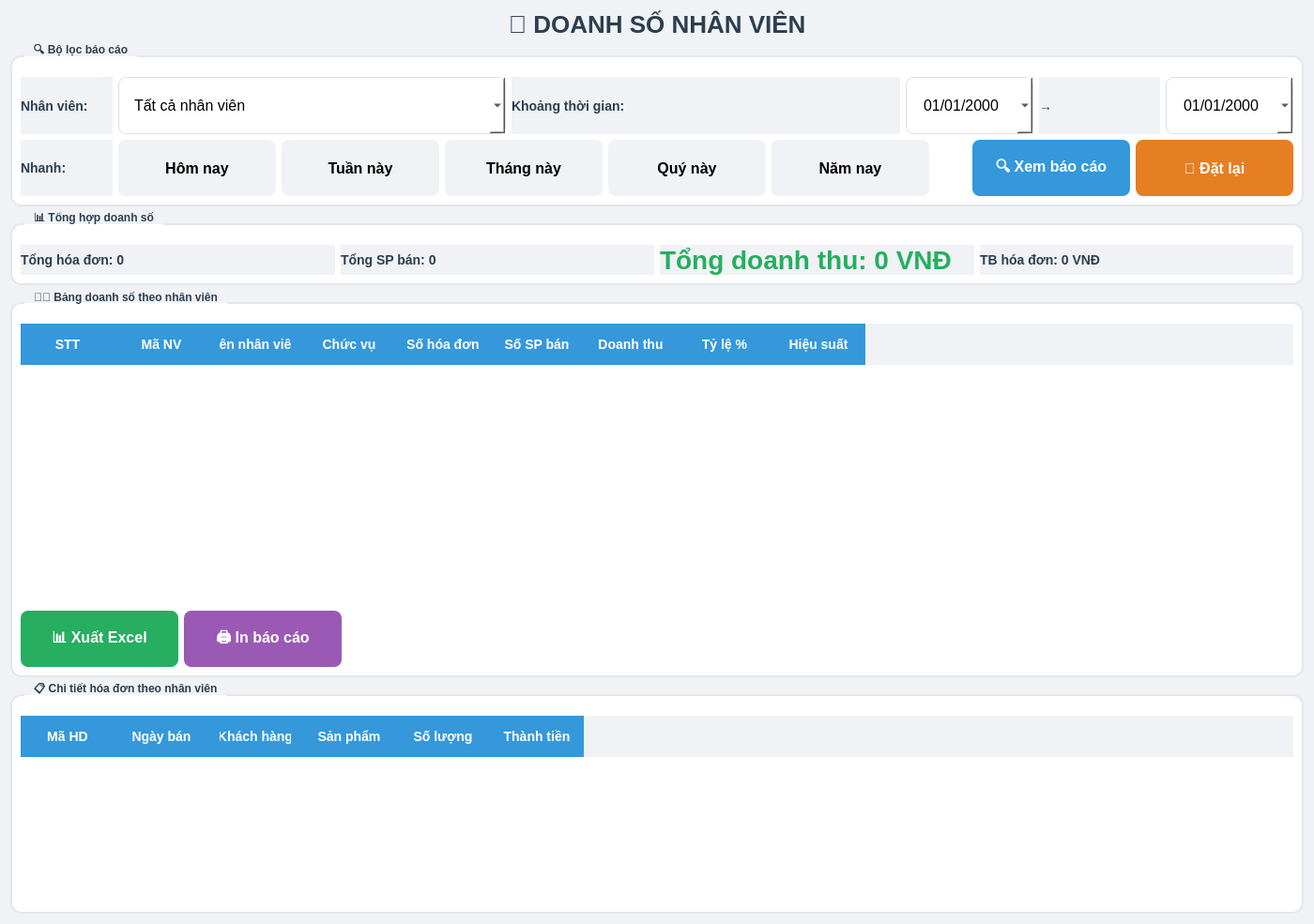
<?xml version="1.0" encoding="UTF-8"?>
<ui version="4.0">
 <class>EmployeeSalesReport</class>
 <widget class="QWidget" name="EmployeeSalesReport">
  <property name="geometry">
   <rect>
    <x>0</x>
    <y>0</y>
    <width>1400</width>
    <height>900</height>
   </rect>
  </property>
  <property name="windowTitle">
   <string>Doanh số nhân viên</string>
  </property>
  <property name="styleSheet">
   <string notr="true">
    QWidget {
        background-color: #f0f2f5;
    }
    QGroupBox {
        font-weight: bold;
        border: 2px solid #e1e8ed;
        border-radius: 12px;
        margin-top: 12px;
        padding-top: 12px;
        background-color: white;
    }
    QGroupBox::title {
        subcontrol-origin: margin;
        left: 15px;
        padding: 0 8px 0 8px;
        color: #2c3e50;
        font-size: 16px;
    }
    QTableWidget {
        background-color: white;
        alternate-background-color: #f9f9f9;
        gridline-color: #e0e0e0;
        selection-background-color: #3498db;
        selection-color: white;
        border-radius: 10px;
        font-size: 14px;
    }
    QHeaderView::section {
        background-color: #3498db;
        color: white;
        padding: 12px;
        font-weight: bold;
        font-size: 14px;
        border: none;
    }
    QPushButton {
        border-radius: 8px;
        padding: 10px 24px;
        font-weight: bold;
        font-size: 16px;
        min-width: 120px;
        min-height: 40px;
    }
    QPushButton#btnSearch {
        background-color: #3498db;
        color: white;
    }
    QPushButton#btnSearch:hover {
        background-color: #2980b9;
    }
    QPushButton#btnExport {
        background-color: #27ae60;
        color: white;
    }
    QPushButton#btnExport:hover {
        background-color: #2ecc71;
    }
    QPushButton#btnPrint {
        background-color: #9b59b6;
        color: white;
    }
    QPushButton#btnPrint:hover {
        background-color: #8e44ad;
    }
    QPushButton#btnReset {
        background-color: #e67e22;
        color: white;
    }
    QLineEdit, QComboBox, QDateEdit {
        padding: 12px 16px;
        border: 1px solid #dcdfe6;
        border-radius: 8px;
        background-color: white;
        font-size: 16px;
        min-height: 35px;
    }
    QLabel {
        color: #2c3e50;
        font-size: 14px;
        font-weight: bold;
    }
    QLabel#lblTitle {
        font-size: 26px;
        font-weight: bold;
        color: #2c3e50;
    }
    QLabel#lblTotalRevenue {
        font-size: 28px;
        font-weight: bold;
        color: #27ae60;
    }
   </string>
  </property>

  <layout class="QVBoxLayout" name="verticalLayout">
   <item>
    <widget class="QLabel" name="lblTitle">
     <property name="text">
      <string>💲 DOANH SỐ NHÂN VIÊN</string>
     </property>
     <property name="alignment">
      <set>Qt::AlignCenter</set>
     </property>
    </widget>
   </item>

   <!-- Bộ lọc -->
   <item>
    <widget class="QGroupBox" name="groupBoxFilter">
     <property name="title">
      <string>🔍 Bộ lọc báo cáo</string>
     </property>
     <layout class="QGridLayout" name="gridLayout">
      <item row="0" column="0">
       <widget class="QLabel" name="lblEmployee">
        <property name="text">
         <string>Nhân viên:</string>
        </property>
       </widget>
      </item>
      <item row="0" column="1">
       <widget class="QComboBox" name="cboEmployee">
        <item>
         <property name="text">
          <string>Tất cả nhân viên</string>
         </property>
        </item>
        <item>
         <property name="text">
          <string>Nguyễn Văn A</string>
         </property>
        </item>
        <item>
         <property name="text">
          <string>Trần Thị B</string>
         </property>
        </item>
        <item>
         <property name="text">
          <string>Lê Văn C</string>
         </property>
        </item>
        <item>
         <property name="text">
          <string>Phạm Thị D</string>
         </property>
        </item>
       </widget>
      </item>
      <item row="0" column="2">
       <widget class="QLabel" name="lblDateRange">
        <property name="text">
         <string>Khoảng thời gian:</string>
        </property>
       </widget>
      </item>
      <item row="0" column="3">
       <layout class="QHBoxLayout" name="dateLayout">
        <item>
         <widget class="QDateEdit" name="dateFrom">
          <property name="calendarPopup">
           <bool>true</bool>
          </property>
          <property name="displayFormat">
           <string>dd/MM/yyyy</string>
          </property>
         </widget>
        </item>
        <item>
         <widget class="QLabel" name="lblTo">
          <property name="text">
           <string>→</string>
          </property>
         </widget>
        </item>
        <item>
         <widget class="QDateEdit" name="dateTo">
          <property name="calendarPopup">
           <bool>true</bool>
          </property>
          <property name="displayFormat">
           <string>dd/MM/yyyy</string>
          </property>
         </widget>
        </item>
       </layout>
      </item>
      <item row="1" column="0">
       <widget class="QLabel" name="lblQuickFilter">
        <property name="text">
         <string>Nhanh:</string>
        </property>
       </widget>
      </item>
      <item row="1" column="1" colspan="3">
       <layout class="QHBoxLayout" name="quickFilterLayout">
        <item>
         <widget class="QPushButton" name="btnToday">
          <property name="text">
           <string>Hôm nay</string>
          </property>
          <property name="minimumSize">
           <size>
            <width>80</width>
            <height>35</height>
           </size>
          </property>
         </widget>
        </item>
        <item>
         <widget class="QPushButton" name="btnWeek">
          <property name="text">
           <string>Tuần này</string>
          </property>
         </widget>
        </item>
        <item>
         <widget class="QPushButton" name="btnMonth">
          <property name="text">
           <string>Tháng này</string>
          </property>
         </widget>
        </item>
        <item>
         <widget class="QPushButton" name="btnQuarter">
          <property name="text">
           <string>Quý này</string>
          </property>
         </widget>
        </item>
        <item>
         <widget class="QPushButton" name="btnYear">
          <property name="text">
           <string>Năm nay</string>
          </property>
         </widget>
        </item>
        <item>
         <spacer>
          <property name="orientation">
           <enum>Qt::Horizontal</enum>
          </property>
          <property name="sizeHint" stdset="0">
           <size>
            <width>40</width>
            <height>20</height>
           </size>
          </property>
         </spacer>
        </item>
        <item>
         <widget class="QPushButton" name="btnSearch">
          <property name="text">
           <string>🔍 Xem báo cáo</string>
          </property>
         </widget>
        </item>
        <item>
         <widget class="QPushButton" name="btnReset">
          <property name="text">
           <string>🔄 Đặt lại</string>
          </property>
         </widget>
        </item>
       </layout>
      </item>
     </layout>
    </widget>
   </item>

   <!-- Thống kê tổng hợp -->
   <item>
    <widget class="QGroupBox" name="groupBoxStats">
     <property name="title">
      <string>📊 Tổng hợp doanh số</string>
     </property>
     <layout class="QHBoxLayout" name="statsLayout">
      <item>
       <widget class="QLabel" name="lblTotalOrders">
        <property name="text">
         <string>Tổng hóa đơn: 0</string>
        </property>
        <property name="font">
         <font>
          <pointsize>14</pointsize>
          <weight>75</weight>
          <bold>true</bold>
         </font>
        </property>
       </widget>
      </item>
      <item>
       <widget class="QLabel" name="lblTotalProductsSold">
        <property name="text">
         <string>Tổng SP bán: 0</string>
        </property>
        <property name="font">
         <font>
          <pointsize>14</pointsize>
          <weight>75</weight>
          <bold>true</bold>
         </font>
        </property>
       </widget>
      </item>
      <item>
       <widget class="QLabel" name="lblTotalRevenue">
        <property name="text">
         <string>Tổng doanh thu: 0 VNĐ</string>
        </property>
        <property name="font">
         <font>
          <pointsize>14</pointsize>
          <weight>75</weight>
          <bold>true</bold>
         </font>
        </property>
       </widget>
      </item>
      <item>
       <widget class="QLabel" name="lblAvgOrderValue">
        <property name="text">
         <string>TB hóa đơn: 0 VNĐ</string>
        </property>
        <property name="font">
         <font>
          <pointsize>14</pointsize>
          <weight>75</weight>
          <bold>true</bold>
         </font>
        </property>
       </widget>
      </item>
     </layout>
    </widget>
   </item>

   <!-- Bảng doanh số theo nhân viên -->
   <item>
    <widget class="QGroupBox" name="groupBoxEmployeeSales">
     <property name="title">
      <string>👨‍💼 Bảng doanh số theo nhân viên</string>
     </property>
     <layout class="QVBoxLayout" name="verticalLayout_2">
      <item>
       <widget class="QTableWidget" name="tableEmployeeSales">
        <property name="alternatingRowColors">
         <bool>true</bool>
        </property>
        <property name="selectionBehavior">
         <enum>QAbstractItemView::SelectRows</enum>
        </property>
        <property name="editTriggers">
         <set>QAbstractItemView::NoEditTriggers</set>
        </property>
        <property name="minimumSize">
         <size>
          <width>0</width>
          <height>300</height>
         </size>
        </property>
        <column>
         <property name="text">
          <string>STT</string>
         </property>
        </column>
        <column>
         <property name="text">
          <string>Mã NV</string>
         </property>
        </column>
        <column>
         <property name="text">
          <string>Tên nhân viên</string>
         </property>
        </column>
        <column>
         <property name="text">
          <string>Chức vụ</string>
         </property>
        </column>
        <column>
         <property name="text">
          <string>Số hóa đơn</string>
         </property>
        </column>
        <column>
         <property name="text">
          <string>Số SP bán</string>
         </property>
        </column>
        <column>
         <property name="text">
          <string>Doanh thu</string>
         </property>
        </column>
        <column>
         <property name="text">
          <string>Tỷ lệ %</string>
         </property>
        </column>
        <column>
         <property name="text">
          <string>Hiệu suất</string>
         </property>
        </column>
       </widget>
      </item>
      <item>
       <layout class="QHBoxLayout" name="tableButtonLayout">
        <item>
         <widget class="QPushButton" name="btnExport">
          <property name="text">
           <string>📊 Xuất Excel</string>
          </property>
         </widget>
        </item>
        <item>
         <widget class="QPushButton" name="btnPrint">
          <property name="text">
           <string>🖨️ In báo cáo</string>
          </property>
         </widget>
        </item>
        <item>
         <spacer>
          <property name="orientation">
           <enum>Qt::Horizontal</enum>
          </property>
          <property name="sizeHint" stdset="0">
           <size>
            <width>40</width>
            <height>20</height>
           </size>
          </property>
         </spacer>
        </item>
       </layout>
      </item>
     </layout>
    </widget>
   </item>

   <!-- Bảng chi tiết theo nhân viên -->
   <item>
    <widget class="QGroupBox" name="groupBoxDetail">
     <property name="title">
      <string>📋 Chi tiết hóa đơn theo nhân viên</string>
     </property>
     <layout class="QVBoxLayout" name="verticalLayout_3">
      <item>
       <widget class="QTableWidget" name="tableOrderDetails">
        <property name="alternatingRowColors">
         <bool>true</bool>
        </property>
        <property name="minimumSize">
         <size>
          <width>0</width>
          <height>200</height>
         </size>
        </property>
        <column>
         <property name="text">
          <string>Mã HD</string>
         </property>
        </column>
        <column>
         <property name="text">
          <string>Ngày bán</string>
         </property>
        </column>
        <column>
         <property name="text">
          <string>Khách hàng</string>
         </property>
        </column>
        <column>
         <property name="text">
          <string>Sản phẩm</string>
         </property>
        </column>
        <column>
         <property name="text">
          <string>Số lượng</string>
         </property>
        </column>
        <column>
         <property name="text">
          <string>Thành tiền</string>
         </property>
        </column>
       </widget>
      </item>
     </layout>
    </widget>
   </item>
  </layout>
 </widget>
</ui>
